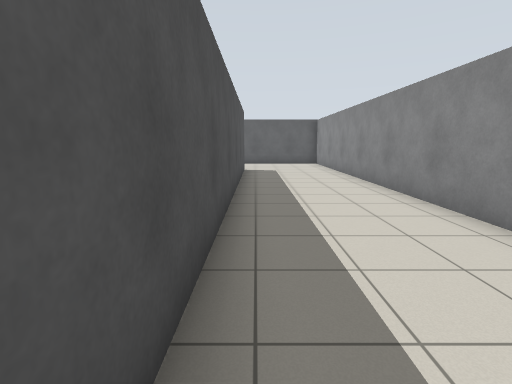
view 1 (above)

24 first-person views from a walk through a Gazebo world. The camera is 1.2 m above the floor, tilts 10° down and sees 85° across. The floor is counted in squares, 1 m on a side. Each view is taken from the middle of a square. On the plan, view 1 faces up. The plan holds only what a view shows up to about 12 squares ahead; the rest is blank.

view 2
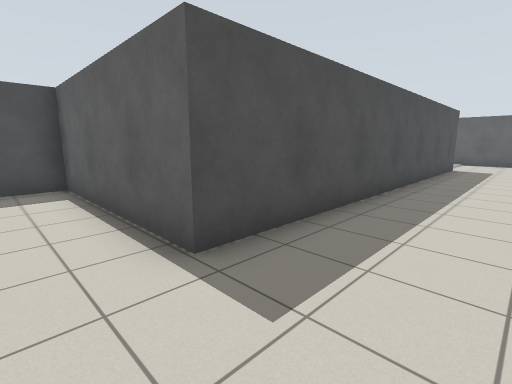

view 3
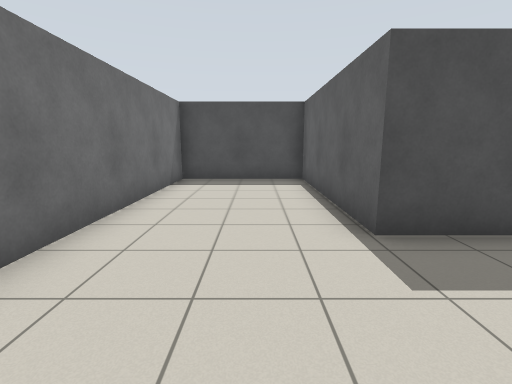

view 4
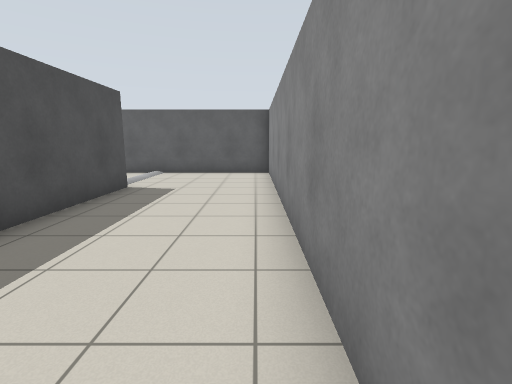

view 5
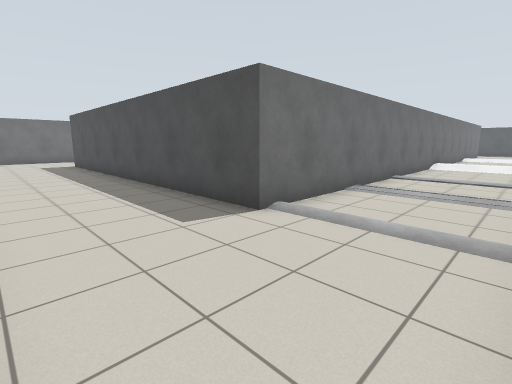

view 6
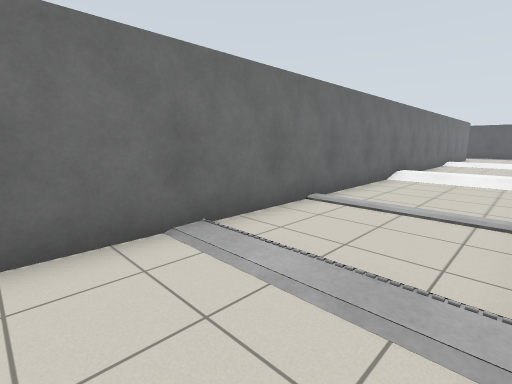

view 7
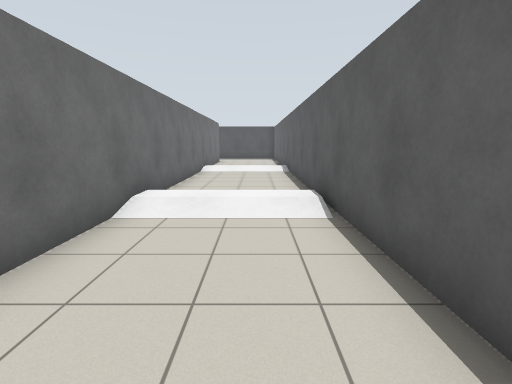

view 8
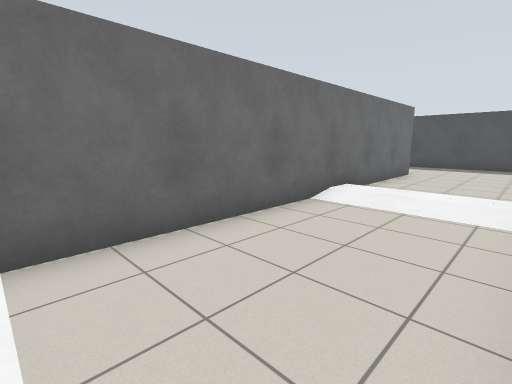

view 9
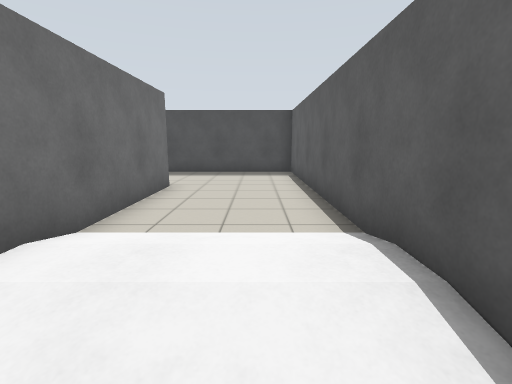

view 10
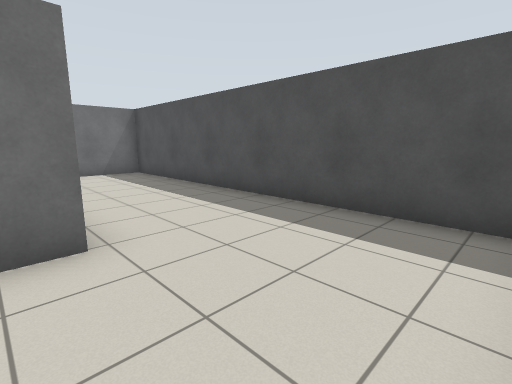

view 11
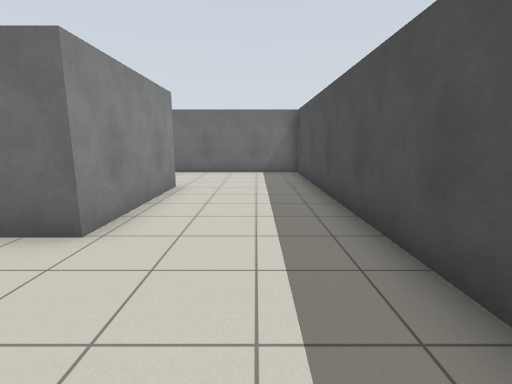

view 12
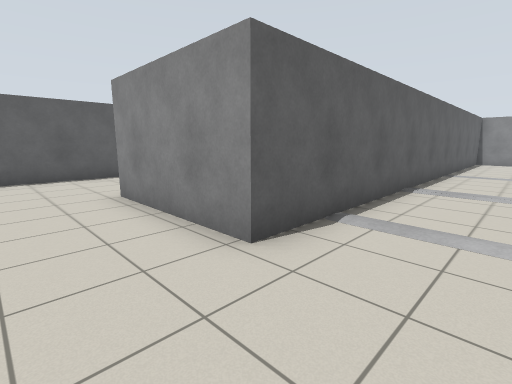

view 13
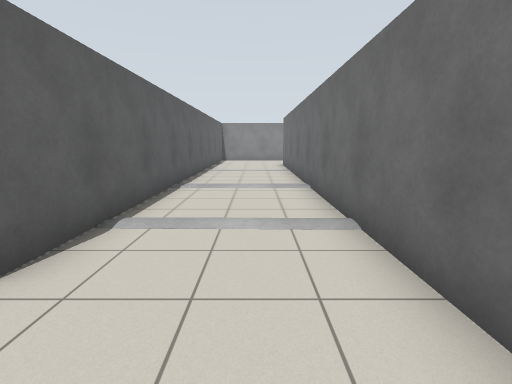

view 14
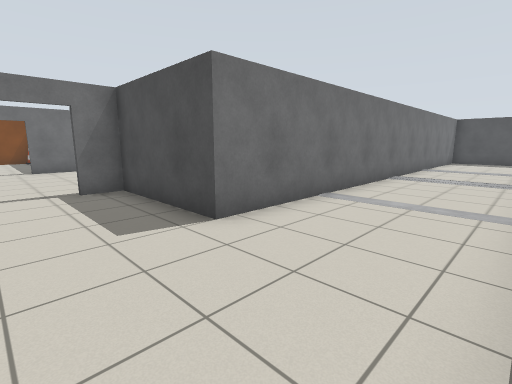

view 15
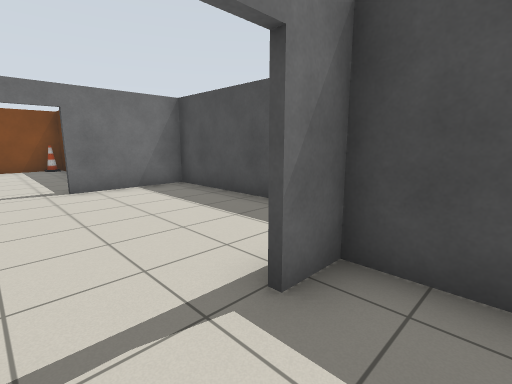

view 16
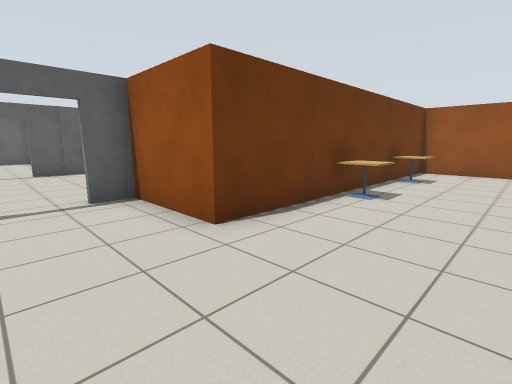

view 17
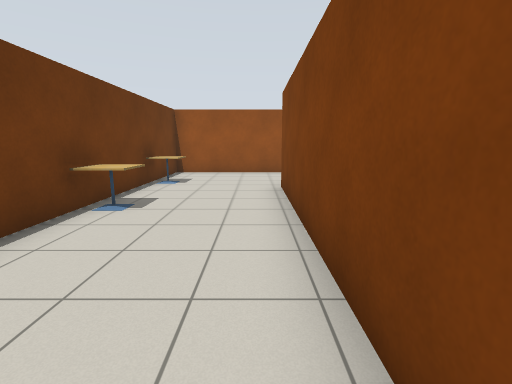

view 18
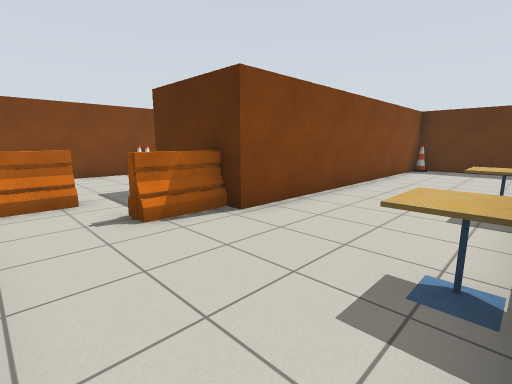

view 19
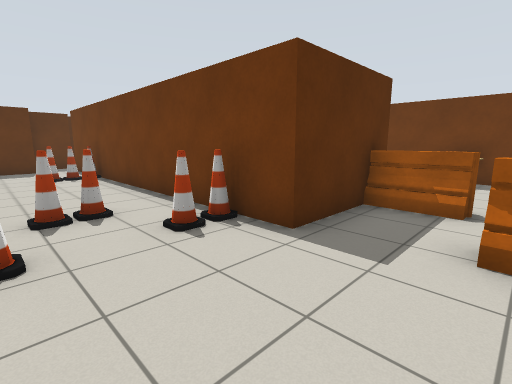

view 20
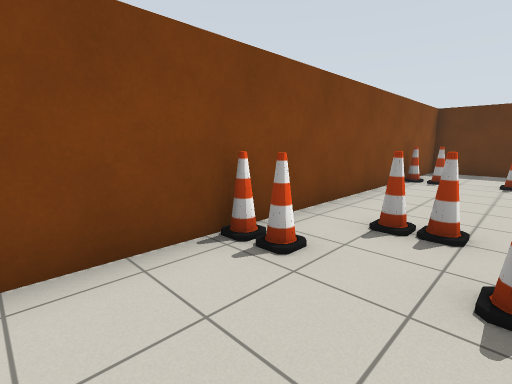

view 21
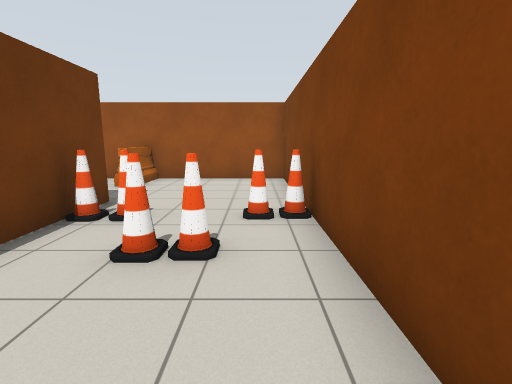

view 22
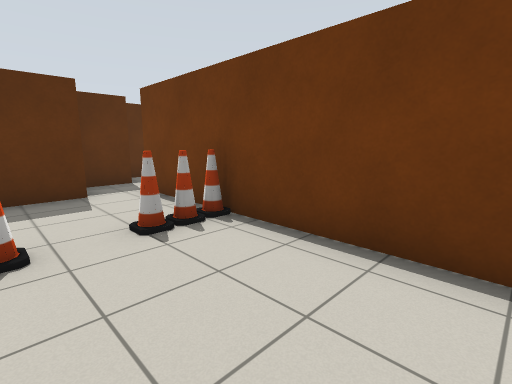

view 23
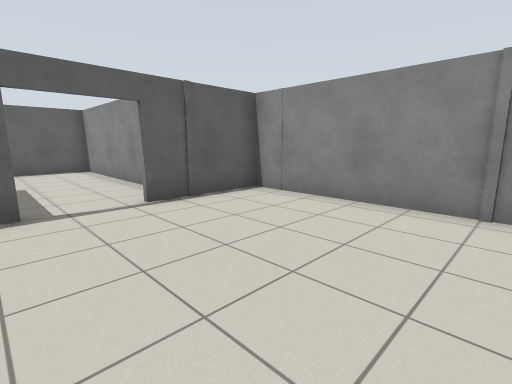

view 24
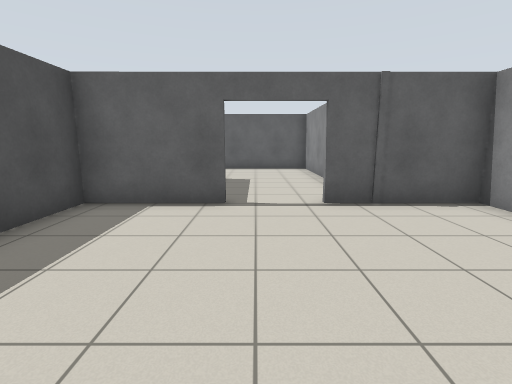

### Floor plan
Ten units are one square. View 1 is at (0, 0); x grows to the right and y downward. Boxes are objects, and circles mark ways between rooms. Rooms are numbered by the first view taken in them; rooms with no view inside come last. Other rooms are left out.
<svg viewBox="-302 -170 342 380">
<path fill="none" stroke="#000" d="M-130 -83 -258 -83 -258 -126 -5 -126 -5 4 -66 4M-86 -29 -86 -83 -111 -83M-84 -165 -297 -165 -297 -45 -126 -45 -126 -7 -115 -7M-63 4 -63 45 5 45M35 -36 35 -165 -24 -165M-23 134 -23 159 -35 159M-45 159 -104 159M-114 159 -141 159M-126 95 -126 127 -24 127M-139 173 -139 199 15 199 15 87 -86 87 -86 59 -95 59M-115 -5 -145 -5 -145 57 -114 57M-65 49 -65 -5 -96 -5"/>
<rect x="-125" y="-165" width="10" height="10" fill="#bbb"><title>ramp</title></rect>
<rect x="-125" y="115" width="10" height="10" fill="#bbb"><title>cone</title></rect>
<rect x="-115" y="195" width="10" height="10" fill="#bbb"><title>cone</title></rect>
<rect x="-115" y="185" width="10" height="10" fill="#bbb"><title>cone</title></rect>
<rect x="-115" y="165" width="10" height="10" fill="#bbb"><title>cone</title></rect>
<rect x="-55" y="175" width="10" height="10" fill="#bbb"><title>cone</title></rect>
<rect x="-55" y="85" width="10" height="20" fill="#bbb"><title>cafe table</title></rect>
<rect x="-35" y="195" width="10" height="10" fill="#bbb"><title>cone</title></rect>
<rect x="-35" y="185" width="10" height="10" fill="#bbb"><title>cone</title></rect>
<rect x="-35" y="165" width="10" height="10" fill="#bbb"><title>cone</title></rect>
<rect x="-25" y="125" width="20" height="10" fill="#bbb"><title>barrier</title></rect>
<rect x="-25" y="85" width="20" height="20" fill="#bbb"><title>cafe table</title></rect>
<rect x="-5" y="145" width="20" height="10" fill="#bbb"><title>barrier</title></rect>
<circle cx="-105" cy="-10" r="3" fill="#2a7"/>
<circle cx="-105" cy="60" r="3" fill="#2a7"/>
<text x="-110" y="-80">1</text>
<text x="-50" y="120">2</text>
<text x="-100" y="20">3</text>
</svg>
Room 1 opens to room 3. Room 2 opens to room 3.

Where each view was taken, in squares from view 1:
view 1: 0 up, 0 right, facing up
view 2: 2 down, 2 right, facing up-left
view 3: 2 down, 3 right, facing left
view 4: 5 up, 3 right, facing up
view 5: 16 up, 3 right, facing down-left
view 6: 16 up, 2 left, facing down-left
view 7: 15 up, 7 left, facing left
view 8: 16 up, 14 left, facing down-left
view 9: 15 up, 18 left, facing left
view 10: 16 up, 25 left, facing down-left
view 11: 16 up, 28 left, facing down
view 12: 6 up, 28 left, facing up-right
view 13: 6 up, 28 left, facing right
view 14: 8 up, 10 left, facing down-left
view 15: 2 up, 10 left, facing down-left
view 16: 12 down, 11 left, facing up-right
view 17: 12 down, 10 left, facing right
view 18: 9 down, 1 right, facing down-left
view 19: 19 down, 0 right, facing up-left
view 20: 17 down, 1 left, facing down-left
view 21: 19 down, 8 left, facing right
view 22: 19 down, 7 left, facing up-left
view 23: 5 down, 12 left, facing up-right
view 24: 5 down, 11 left, facing up
